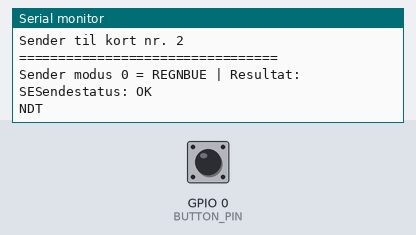
A sketch run on a simulated ESP32. On the bench: the last lines printed to the serial monitor. The test bench sets the inputs (shaded band); at power-on: GPIO 0 (BUTTON_PIN) HIGH.

Above: at 2.2 s.
2.3 s: GPIO 0 (BUTTON_PIN) pulled LOW for 0.15 s
At 3.6 s:
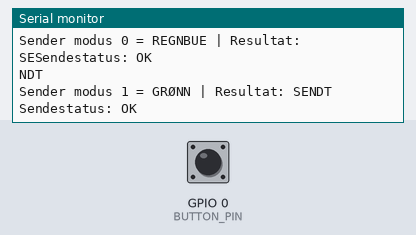
3.9 s: GPIO 0 (BUTTON_PIN) pulled LOW for 1 s
At 5.1 s:
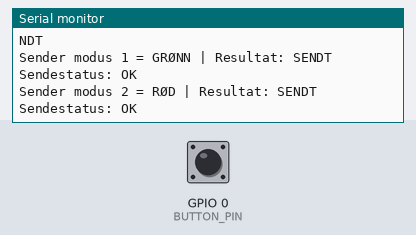
6.4 s: GPIO 0 (BUTTON_PIN) pulled LOW for 0.15 s
At 7.0 s:
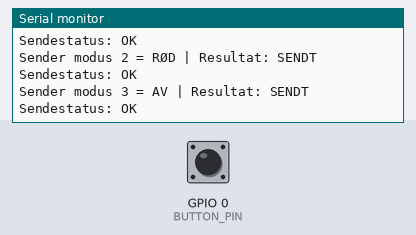
8.0 s: GPIO 0 (BUTTON_PIN) pulled LOW for 1 s
At 9.4 s:
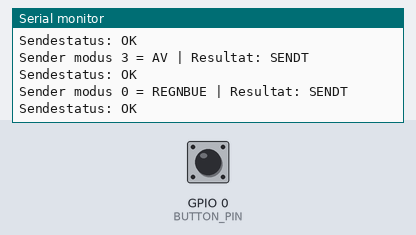

The sketch:

ESP32_StopGo_Sender.ino
```cpp
#include <WiFi.h>
#include <esp_now.h>

/*
  STOPP / GÅ - SENDER
  Kort nr. 1
  MAC: E8:31:CD:D6:EF:C8

  Bruker BOOT-knappen på ESP32-kortet.
  BOOT = GPIO 0

  Sender til kort nr. 2:
  MAC: 0C:DC:7E:62:9E:40

  Modus:
  0 = regnbue
  1 = grønn
  2 = rød
  3 = av
*/

uint8_t receiverMac[] = {0x0C, 0xDC, 0x7E, 0x62, 0x9E, 0x40};

const int BUTTON_PIN = 0;
const unsigned long DEBOUNCE_DELAY = 70;

uint8_t mode = 0;

bool lastReading = HIGH;
bool buttonHandled = false;
unsigned long lastDebounceTime = 0;

typedef struct Message {
  uint8_t mode;
} Message;

Message outgoingMessage;

void printMode(uint8_t selectedMode) {
  if (selectedMode == 0) Serial.print("REGNBUE");
  if (selectedMode == 1) Serial.print("GRØNN");
  if (selectedMode == 2) Serial.print("RØD");
  if (selectedMode == 3) Serial.print("AV");
}

void onDataSent(const wifi_tx_info_t *tx_info, esp_now_send_status_t status) {
  Serial.print("Sendestatus: ");
  Serial.println(status == ESP_NOW_SEND_SUCCESS ? "OK" : "FEIL");
}

void sendMode() {
  outgoingMessage.mode = mode;

  esp_err_t result = esp_now_send(receiverMac, (uint8_t *)&outgoingMessage, sizeof(outgoingMessage));

  Serial.print("Sender modus ");
  Serial.print(mode);
  Serial.print(" = ");
  printMode(mode);
  Serial.print(" | Resultat: ");
  Serial.println(result == ESP_OK ? "SENDT" : "FEIL");
}

void setup() {
  Serial.begin(115200);
  delay(1000);

  pinMode(BUTTON_PIN, INPUT_PULLUP);

  WiFi.mode(WIFI_STA);
  WiFi.disconnect();

  Serial.println();
  Serial.println("=================================");
  Serial.println("STOPP / GÅ - SENDER STARTET");
  Serial.println("Kort nr. 1");
  Serial.print("Sender MAC: ");
  Serial.println(WiFi.macAddress());
  Serial.println("Knapp: BOOT-knapp på GPIO 0");
  Serial.println("Sender til kort nr. 2");
  Serial.println("=================================");

  if (esp_now_init() != ESP_OK) {
    Serial.println("FEIL: Kunne ikke starte ESP-NOW");
    return;
  }

  esp_now_register_send_cb(onDataSent);

  esp_now_peer_info_t peerInfo = {};
  memcpy(peerInfo.peer_addr, receiverMac, 6);
  peerInfo.channel = 0;
  peerInfo.encrypt = false;

  if (esp_now_add_peer(&peerInfo) != ESP_OK) {
    Serial.println("FEIL: Kunne ikke legge til mottaker");
    return;
  }

  sendMode();
}

void loop() {
  bool reading = digitalRead(BUTTON_PIN);

  if (reading != lastReading) {
    lastDebounceTime = millis();
  }

  if ((millis() - lastDebounceTime) > DEBOUNCE_DELAY) {
    if (reading == LOW && !buttonHandled) {
      mode++;

      if (mode > 3) {
        mode = 0;
      }

      sendMode();
      buttonHandled = true;
    }

    if (reading == HIGH) {
      buttonHandled = false;
    }
  }

  lastReading = reading;
}
```

Measured:
- after the input at 2.3 s, the serial monitor: prints a new line after 0.07 s (image 1)
- after the input at 3.9 s, the serial monitor: prints a new line after 0.07 s (image 2)
- after the input at 6.4 s, the serial monitor: prints a new line after 0.07 s (image 3)
- after the input at 8.0 s, the serial monitor: prints a new line after 0.07 s (image 4)
